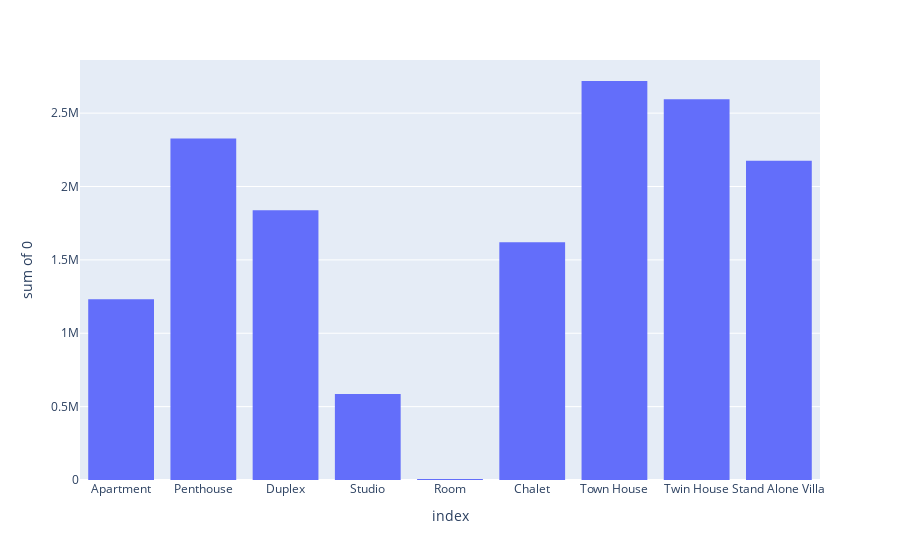

The notebook cell this image was saved under:
### Code cell
px.histogram(pd.DataFrame(my_dict).T.reset_index(),x="index",y=0)

### Figure 1 — Plotly figure (JSON) as saved in the notebook; plotly's stock layout.template omitted (floating-point values rounded to 4 significant figures)
{"data": [{"bingroup": "x", "histfunc": "sum", "hovertemplate": "index=%{x}<br>sum of 0=%{y}<extra></extra>", "legendgroup": "", "marker": {"color": "#636efa", "pattern": {"shape": ""}}, "name": "", "orientation": "v", "showlegend": false, "type": "histogram", "x": ["Apartment", "Penthouse", "Duplex", "Studio", "Room", "Chalet", "Town House", "Twin House", "Stand Alone Villa"], "xaxis": "x", "y": [1232000.0, 2327000.0, 1839000.0, 586900.0, 6202.0, 1621000.0, 2719000.0, 2595000.0, 2176000.0], "yaxis": "y"}], "layout": {"barmode": "relative", "legend": {"tracegroupgap": 0}, "margin": {"t": 60}, "xaxis": {"anchor": "y", "domain": [0, 1], "title": {"text": "index"}}, "yaxis": {"anchor": "x", "domain": [0, 1], "title": {"text": "sum of 0"}}}}
